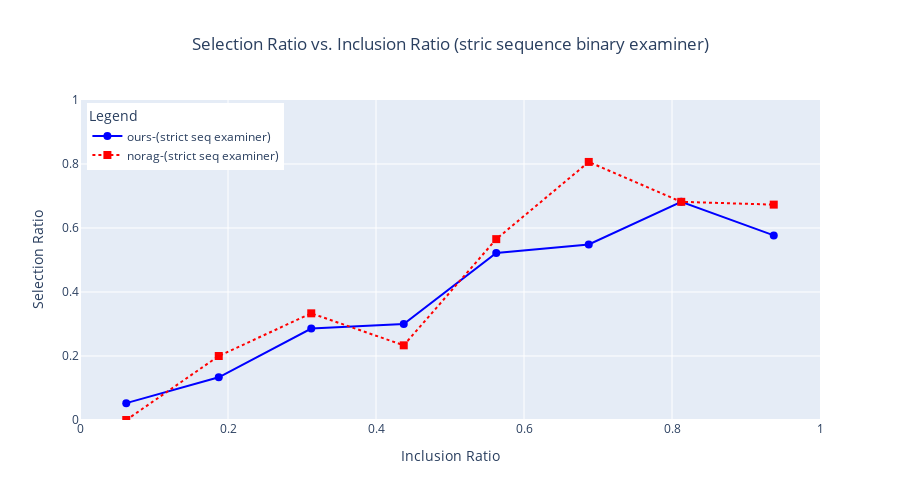
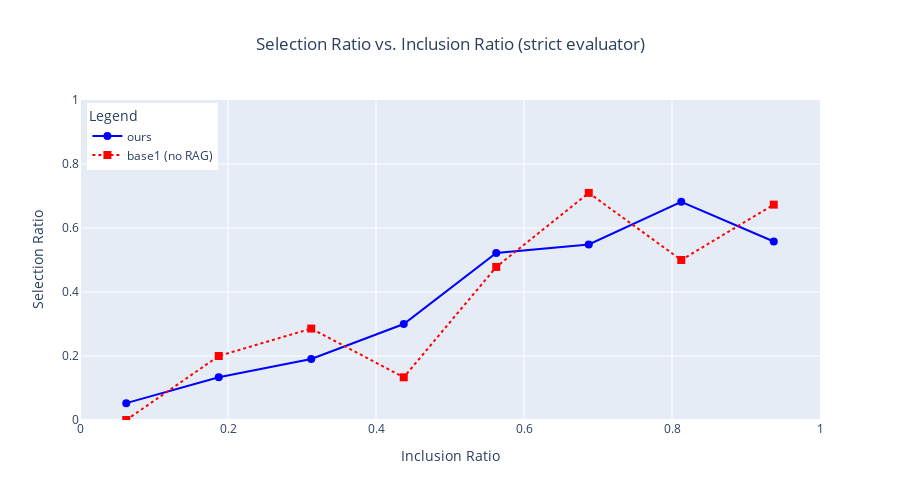
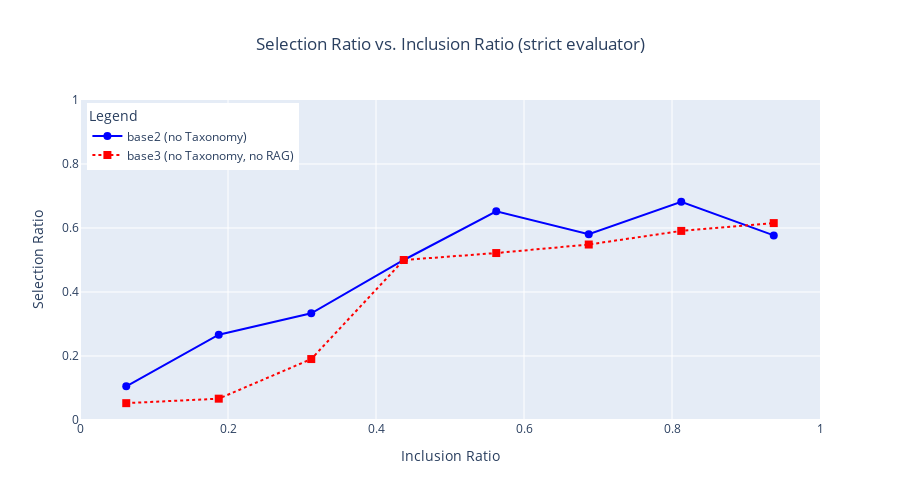

The code cell stored with these charts, in order, in its notebook:
### Code cell
#HUMAN EVALUATOR가 가장 이상적이라고 가정할 때에 다른 evaluator에 대해서 precision-recall curve를 그릴 수 있다.
#PRECISION = TP / (TP+FP)예측한 positive
#RECALL = TP / (TP+FN)실제 positive

#selection ratio plot
#-------------------------------------
#scene selection ratio vs selected ratio from baseline 
#------------------------------------
def plot_single_selection_ratio_by_inclusion_bins(df_full, df_selected, num_bins=10):
    """
    Plots the selection ratio per inclusion_ratio bin using Plotly.

    Parameters:
        df_full (pd.DataFrame): Full dataframe containing 'inclusion_ratio'.
        df_selected (pd.DataFrame): Filtered dataframe, subset of df_full.
        num_bins (int): Number of bins to divide the inclusion_ratio into (default: 10).
    """
    assert 'inclusion_ratio' in df_full.columns and 'inclusion_ratio' in df_selected.columns, \
        "Both dataframes must have an 'inclusion_ratio' column."

    # Define bin edges
    bins = np.linspace(0, 1.0, num_bins + 1)
    bin_labels = [f"{round(bins[i], 2)}–{round(bins[i+1], 2)}" for i in range(len(bins)-1)]

    # Assign bins
    df_full = df_full.copy()
    df_selected = df_selected.copy()
    df_full['bin'] = pd.cut(df_full['inclusion_ratio'], bins=bins, labels=bin_labels, include_lowest=True)
    df_selected['bin'] = pd.cut(df_selected['inclusion_ratio'], bins=bins, labels=bin_labels, include_lowest=True)

    # Count entries in each bin
    total_counts = df_full['bin'].value_counts().sort_index()
    selected_counts = df_selected['bin'].value_counts().sort_index()

    # Compute selection ratio
    selection_ratio = (selected_counts / total_counts).fillna(0)

    # Plot with Plotly
    fig = go.Figure()
    fig.add_trace(go.Bar(
        x=selection_ratio.index.astype(str),
        y=selection_ratio.values,
        marker=dict(color='steelblue'),
        name='Selection Ratio'
    ))

    fig.update_layout(
        title="Selection Ratio vs. Inclusion Ratio",
        xaxis_title="Inclusion Ratio (Binned)",
        yaxis_title="Selection Ratio",
        yaxis=dict(range=[0, 1]),
        width=900,
        height=600,
        bargap=0.1,
    )

    fig.show()


import pandas as pd
import numpy as np
import plotly.graph_objects as go

def plot_multiple_selection_vs_inclusion(data_pairs, bins=10, title_str=""):
    """
    Plots multiple selection vs. inclusion ratio lines in one graph.
    Args:
        data_pairs (list of tuples): Each tuple contains (df_total, df_selected, label).
        bins (int): Number of bins for inclusion_ratio.
    """

    # Create bins and labels
    bin_edges = np.linspace(0, 1, bins + 1)
    bin_centers = [(bin_edges[i] + bin_edges[i + 1]) / 2 for i in range(bins)]

    # make a list of linecolor, markertype, and linetype
    colors = ['blue', 'red', 'green', 'orange', 'purple', 'brown', 'teal', 'pink']
    dash_styles = ['solid', 'dot', 'dash', 'longdash', 'dashdot', 'longdashdot']
    marker_symbols = ['circle', 'square', 'diamond', 'cross', 'x', 'triangle-up']

    fig = go.Figure()

    for i, (df_total, df_selected, label) in enumerate(data_pairs):
        # Bin the inclusion ratios
        total_binned = pd.cut(df_total["inclusion_ratio"], bins=bin_edges, include_lowest=True)
        selected_binned = pd.cut(df_selected["inclusion_ratio"], bins=bin_edges, include_lowest=True)

        # Count per bin
        total_counts = total_binned.value_counts(sort=False)
        selected_counts = selected_binned.value_counts(sort=False)
        # print(f"bins num at {i} {selected_counts}")

        # Compute selection ratio
        selection_ratio = (selected_counts / total_counts).fillna(0)

        # Add line to plot
        fig.add_trace(go.Scatter(
            x=bin_centers,
            y=selection_ratio.values,
            mode='lines+markers',
            name=label,
            line=dict(color=colors[i % len(colors)], dash=dash_styles[i % len(dash_styles)]),
            marker=dict(symbol=marker_symbols[i % len(marker_symbols)], size=8),            
        ))

    # Layout settings
    fig.update_layout(
        title=dict(
        text=f"Selection Ratio vs. Inclusion Ratio ({title_str})",
        x=0.5,  # Center the title
        xanchor='center'  # Anchor the title at the center
        ),
        # title=f"Selection Ratio vs. Inclusion Ratio ({title_str})",
        xaxis_title="Inclusion Ratio",
        yaxis_title="Selection Ratio",
        xaxis=dict(range=[0, 1]),
        yaxis=dict(range=[0, 1]),
        width=900,
        height=500,
        legend=dict(title="Legend", x=0.01, y=0.99),
    )

    fig.show()
# PLOT
#-------------------------------------
# 베이스라인이 similarity의 변화에 따라서 어느 정도의 수용성 그래프를 보이는지 그린다.(false/positive + positive/positive)
# input (baselines, filtered_baselines, titlename)
# x = inclusion_ratio
# y = acceptance_rate per bin
#-------------------------------------



# plot_single_selection_ratio_by_inclusion_bins(df_eval_rag, efil3_both_rag, 8)
# plot_single_selection_ratio_by_inclusion_bins(df_eval_norag, efil3_both_norag, 8)
# plot_single_selection_ratio_by_inclusion_bins(df_eval_raggoal, efil3_raggoal, 8)
# plot_single_selection_ratio_by_inclusion_bins(df_eval_noraggoal, efil3_noraggoal, 8)


plot_multiple_selection_vs_inclusion([
    # (df_eval_rag, efil1_both_rag, "ours-(simple examiner)"),
    # (df_eval_norag, efil1_both_norag, "norag-(simple examiner)"),
    # (df_eval_rag, efil2_both_rag, "ours-(entity check examiner)"),
    # (df_eval_norag, efil3_both_norag, "norag-(entity check examiner)"),
    (df_eval_rag, efil3_seq_rag, "ours-(strict seq examiner)"),
    (df_eval_norag, efil3_seq_norag, "norag-(strict seq examiner)"),    
], bins=8, title_str='stric sequence binary examiner')

# plot_multiple_selection_vs_inclusion([
#     (df_eval_rag, efil1_both_rag, "ours"),
#     (df_eval_norag, efil1_both_norag, "base1 (no RAG)"),
# ], bins=8, title_str='simple evaluator')

# plot_multiple_selection_vs_inclusion([
#     (df_eval_rag, efil2_both_rag, "ours"),
#     (df_eval_norag, efil2_both_norag, "base1 (no RAG)"),
# ], bins=8, title_str='entity evaluator')

plot_multiple_selection_vs_inclusion([
    (df_eval_rag, efil3_both_rag, "ours"),
    (df_eval_norag, efil3_both_norag, "base1 (no RAG)"),
], bins=8, title_str='strict evaluator')

plot_multiple_selection_vs_inclusion([
    (df_eval_raggoal, efil3_raggoal, "base2 (no Taxonomy)"),
    (df_eval_noraggoal, efil3_noraggoal, "base3 (no Taxonomy, no RAG)"),
], bins=8, title_str='strict evaluator')

### Figure 1 — Plotly figure (JSON) as saved in the notebook; plotly's stock layout.template omitted (floating-point values rounded to 4 significant figures)
{"data": [{"line": {"color": "blue", "dash": "solid"}, "marker": {"size": 8, "symbol": "circle"}, "mode": "lines+markers", "name": "ours-(strict seq examiner)", "type": "scatter", "x": [0.0625, 0.1875, 0.3125, 0.4375, 0.5625, 0.6875, 0.8125, 0.9375], "y": [0.05263, 0.1333, 0.2857, 0.3, 0.5217, 0.5484, 0.6818, 0.5769]}, {"line": {"color": "red", "dash": "dot"}, "marker": {"size": 8, "symbol": "square"}, "mode": "lines+markers", "name": "norag-(strict seq examiner)", "type": "scatter", "x": [0.0625, 0.1875, 0.3125, 0.4375, 0.5625, 0.6875, 0.8125, 0.9375], "y": [0.0, 0.2, 0.3333, 0.2333, 0.5652, 0.8065, 0.6818, 0.6731]}], "layout": {"height": 500, "legend": {"title": {"text": "Legend"}, "x": 0.01, "y": 0.99}, "title": {"text": "Selection Ratio vs. Inclusion Ratio (stric sequence binary examiner)", "x": 0.5, "xanchor": "center"}, "width": 900, "xaxis": {"range": [0, 1], "title": {"text": "Inclusion Ratio"}}, "yaxis": {"range": [0, 1], "title": {"text": "Selection Ratio"}}}}

### Figure 2 — Plotly figure (JSON) as saved in the notebook; plotly's stock layout.template omitted (floating-point values rounded to 4 significant figures)
{"data": [{"line": {"color": "blue", "dash": "solid"}, "marker": {"size": 8, "symbol": "circle"}, "mode": "lines+markers", "name": "ours", "type": "scatter", "x": [0.0625, 0.1875, 0.3125, 0.4375, 0.5625, 0.6875, 0.8125, 0.9375], "y": [0.05263, 0.1333, 0.1905, 0.3, 0.5217, 0.5484, 0.6818, 0.5577]}, {"line": {"color": "red", "dash": "dot"}, "marker": {"size": 8, "symbol": "square"}, "mode": "lines+markers", "name": "base1 (no RAG)", "type": "scatter", "x": [0.0625, 0.1875, 0.3125, 0.4375, 0.5625, 0.6875, 0.8125, 0.9375], "y": [0.0, 0.2, 0.2857, 0.1333, 0.4783, 0.7097, 0.5, 0.6731]}], "layout": {"height": 500, "legend": {"title": {"text": "Legend"}, "x": 0.01, "y": 0.99}, "title": {"text": "Selection Ratio vs. Inclusion Ratio (strict evaluator)", "x": 0.5, "xanchor": "center"}, "width": 900, "xaxis": {"range": [0, 1], "title": {"text": "Inclusion Ratio"}}, "yaxis": {"range": [0, 1], "title": {"text": "Selection Ratio"}}}}

### Figure 3 — Plotly figure (JSON) as saved in the notebook; plotly's stock layout.template omitted (floating-point values rounded to 4 significant figures)
{"data": [{"line": {"color": "blue", "dash": "solid"}, "marker": {"size": 8, "symbol": "circle"}, "mode": "lines+markers", "name": "base2 (no Taxonomy)", "type": "scatter", "x": [0.0625, 0.1875, 0.3125, 0.4375, 0.5625, 0.6875, 0.8125, 0.9375], "y": [0.1053, 0.2667, 0.3333, 0.5, 0.6522, 0.5806, 0.6818, 0.5769]}, {"line": {"color": "red", "dash": "dot"}, "marker": {"size": 8, "symbol": "square"}, "mode": "lines+markers", "name": "base3 (no Taxonomy, no RAG)", "type": "scatter", "x": [0.0625, 0.1875, 0.3125, 0.4375, 0.5625, 0.6875, 0.8125, 0.9375], "y": [0.05263, 0.06667, 0.1905, 0.5, 0.5217, 0.5484, 0.5909, 0.6154]}], "layout": {"height": 500, "legend": {"title": {"text": "Legend"}, "x": 0.01, "y": 0.99}, "title": {"text": "Selection Ratio vs. Inclusion Ratio (strict evaluator)", "x": 0.5, "xanchor": "center"}, "width": 900, "xaxis": {"range": [0, 1], "title": {"text": "Inclusion Ratio"}}, "yaxis": {"range": [0, 1], "title": {"text": "Selection Ratio"}}}}
